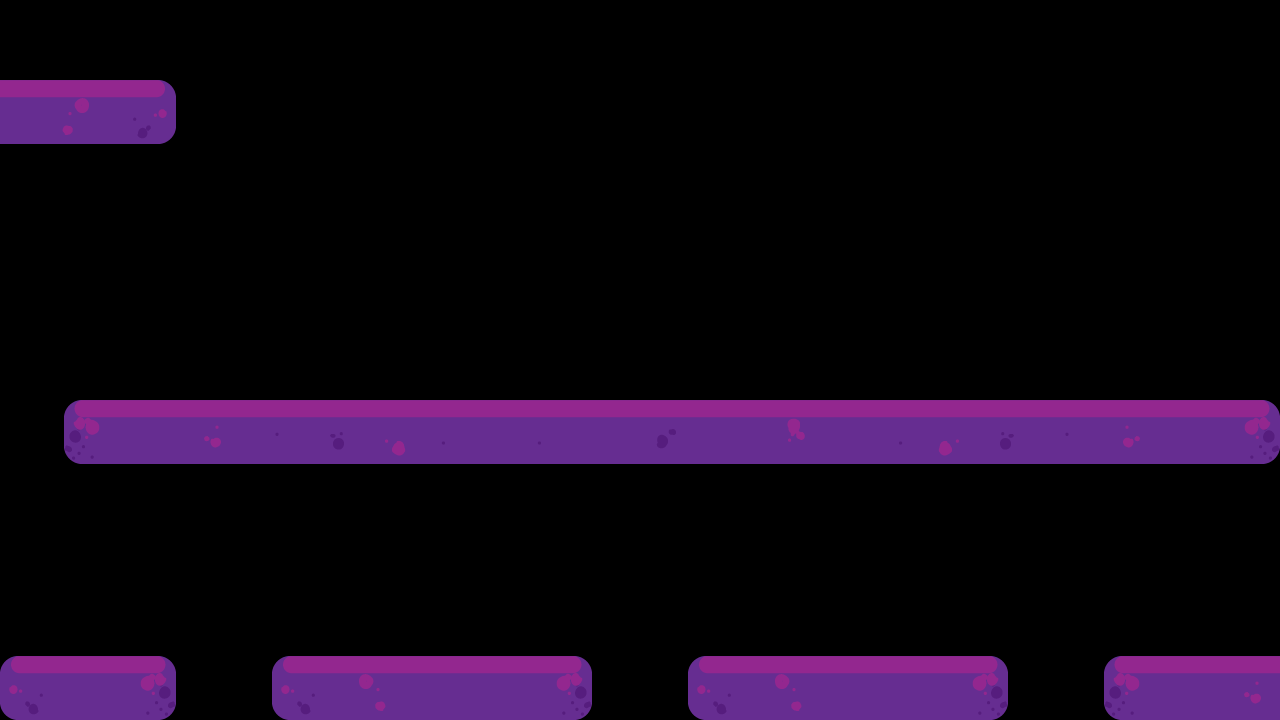

The image is a tile-based game level rendered from a .tmx file. Its description and source (layers, tilesets, objects; grid data summarised) follow:
An orthogonal 80x45 tile map with 16x16 px tiles, 1 tile layer (Tile Layer 1), 3 tilesets and 42 objects.

<map version="1.2" tiledversion="1.2.4" orientation="orthogonal" renderorder="right-down" width="80" height="45" tilewidth="16" tileheight="16" infinite="0" nextlayerid="3" nextobjectid="151">
 <tileset firstgid="1" name="platttspritesheet" tilewidth="16" tileheight="16" tilecount="648" columns="54">
  <image source="../Project_Bonds/assets/img/platforms/platttspritesheet.png" trans="000000" width="864" height="192" />
 </tileset>
 <tileset firstgid="649" name="plats" tilewidth="272" tileheight="65" tilecount="6" columns="2">
  <grid orientation="orthogonal" width="1" height="1" />
  <tile id="0">
   <image width="272" height="65" source="../Project_Bonds/assets/img/platforms/blulrg.png" />
  </tile>
  <tile id="1">
   <image width="176" height="65" source="../Project_Bonds/assets/img/platforms/blumd.png" />
  </tile>
  <tile id="2">
   <image width="96" height="65" source="../Project_Bonds/assets/img/platforms/blusm.png" />
  </tile>
  <tile id="3">
   <image width="272" height="64" source="../Project_Bonds/assets/img/platforms/redlrg.png" />
  </tile>
  <tile id="4">
   <image width="176" height="64" source="../Project_Bonds/assets/img/platforms/redmd.png" />
  </tile>
  <tile id="5">
   <image width="96" height="64" source="../Project_Bonds/assets/img/platforms/redsm.png" />
  </tile>
 </tileset>
 <tileset firstgid="655" name="misc" tilewidth="33" tileheight="33" tilecount="6" columns="2">
  <grid orientation="orthogonal" width="1" height="1" />
  <tile id="0">
   <image width="33" height="33" source="../Project_Bonds/assets/img/hazards/blueSpike.png" />
  </tile>
  <tile id="1">
   <image width="33" height="32" source="../Project_Bonds/assets/img/hazards/purpleSpike.png" />
  </tile>
  <tile id="2">
   <image width="33" height="33" source="../Project_Bonds/assets/img/hazards/redSpike.png" />
  </tile>
  <tile id="3">
   <image width="33" height="32" source="../Project_Bonds/assets/img/hazards/uBlueSpike.PNG" />
  </tile>
  <tile id="4">
   <image width="33" height="33" source="../Project_Bonds/assets/img/hazards/uPurpleSpike.PNG" />
  </tile>
  <tile id="5">
   <image width="33" height="30" source="../Project_Bonds/assets/img/hazards/uRedSpike.PNG" />
  </tile>
 </tileset>
 <layer id="1" name="Tile Layer 1" width="80" height="45">
  <data>[3600 cells, 596 non-empty, 212 distinct tile ids]</data>
 </layer>
 <objectgroup id="2" name="plats&amp;stuff">
  <object id="27" gid="659" x="368" y="672" width="33" height="33" />
  <object id="28" gid="659" x="400" y="672" width="33" height="33" />
  <object id="29" gid="659" x="432" y="672" width="33" height="33" />
  <object id="55" gid="651" x="160" y="208" width="96" height="65" />
  <object id="56" gid="654" x="240" y="144" width="96" height="64" />
  <object id="57" gid="651" x="320" y="208" width="96" height="65" />
  <object id="58" gid="654" x="400" y="144" width="96" height="64" />
  <object id="59" gid="651" x="480" y="208" width="96" height="65" />
  <object id="60" gid="654" x="560" y="144" width="96" height="64" />
  <object id="61" gid="651" x="640" y="208" width="96" height="65" />
  <object id="62" gid="654" x="720" y="144" width="96" height="64" />
  <object id="63" gid="651" x="800" y="208" width="96" height="65" />
  <object id="64" gid="654" x="880" y="144" width="96" height="64" />
  <object id="65" gid="651" x="960" y="208" width="96" height="65" />
  <object id="69" gid="659" x="1008" y="416" width="33" height="33" />
  <object id="70" gid="659" x="976" y="416" width="33" height="33" />
  <object id="71" gid="659" x="848" y="416" width="33" height="33" />
  <object id="72" gid="659" x="816" y="416" width="33" height="33" />
  <object id="73" gid="659" x="688" y="416" width="33" height="33" />
  <object id="74" gid="659" x="656" y="416" width="33" height="33" />
  <object id="76" gid="659" x="528" y="416" width="33" height="33" />
  <object id="77" gid="659" x="496" y="416" width="33" height="33" />
  <object id="79" gid="659" x="368" y="416" width="33" height="33" />
  <object id="80" gid="659" x="336" y="416" width="33" height="33" />
  <object id="81" gid="659" x="208" y="416" width="33" height="33" />
  <object id="82" gid="659" x="176" y="416" width="33" height="33" />
  <object id="83" gid="657" x="256" y="176" width="33" height="33" />
  <object id="84" gid="657" x="288" y="176" width="33" height="33" />
  <object id="85" gid="657" x="416" y="176" width="33" height="33" />
  <object id="86" gid="657" x="448" y="176" width="33" height="33" />
  <object id="87" gid="657" x="576" y="176" width="33" height="33" />
  <object id="88" gid="657" x="608" y="176" width="33" height="33" />
  <object id="89" gid="657" x="736" y="176" width="33" height="33" />
  <object id="90" gid="657" x="768" y="176" width="33" height="33" />
  <object id="91" gid="657" x="896" y="176" width="33" height="33" />
  <object id="92" gid="657" x="928" y="176" width="33" height="33" />
  <object id="93" gid="653" x="1136" y="144" width="176" height="64" />
  <object id="99" gid="658" x="1248" y="96" width="33" height="32" />
  <object id="100" gid="658" x="1216" y="96" width="33" height="32" />
  <object id="108" gid="659" x="816" y="672" width="33" height="33" />
  <object id="109" gid="659" x="848" y="672" width="33" height="33" />
  <object id="110" gid="659" x="784" y="672" width="33" height="33" />
 </objectgroup>
</map>
